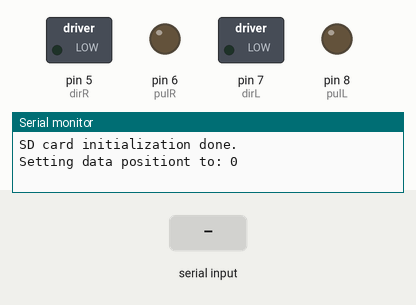
The sketch below on a simulated Arduino Uno, built with avr-gcc and run on an emulated ATmega328P. Shown: switched loads named in the sketch (green lamp = pin HIGH), output pins drawn as LEDs (lit = HIGH), the last lines printed to the serial monitor. The inputs (shaded band) are chosen by the test bench. Storage starts empty.

Above: at 1.2 s.
1.3 s: "goToAbs\n" received over Serial
At 1.7 s:
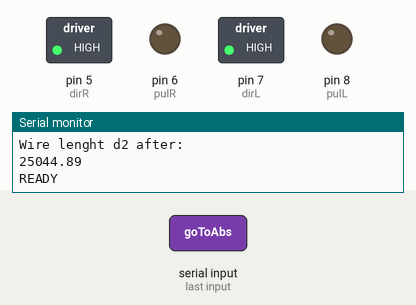
2.8 s: "rightMotor\n" received over the second serial link
4.3 s: "setZero\n" received over Serial
5.8 s: "left\n" received over the second serial link
7.3 s: "right\n" received over the second serial link
Timing chart, 0 to 9.8 s (numbered marks = the images above; inputs shaded):
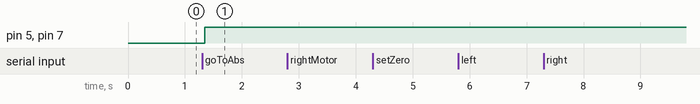

The sketch:

motors.ino
```cpp
// Config Bluetooth
// SM,3
// SR,000666098992
// C
#include <SoftwareSerial.h>
#include <math.h>

#include <SD.h>

char configFileName[] = "config.txt";
char dataFileName[] = "data.txt";
char printedFileName[] = "printed.txt";

boolean sdCardInitialized = false;
unsigned long dataFilePosition = 0;

File dataFile;
File configFile;
File printedFile;

String dataBuffer = "";
String configBuffer = "";

// Config bluetooth module pins
int bluetoothTx = 2;
int bluetoothRx = 3;
SoftwareSerial bluetooth(bluetoothTx, bluetoothRx);

// Config Motors pins
int dirL = 7;
int pulL = 8;

int dirR = 5;
int pulR = 6;

// Config buttons pins
int button1 = 0;
int button2 = 1;
int button3 = 2;
int button4 = 3;

//Config buzzer pin
int buzzer = 4;

// Delay after motor pulse high and low in microseconds
int delayHigh = 1;
int delayLow = 1;

// Canvas size
long xMax = 22500; // x max
long yMax = 11000; // y max

// Current position in mm
long currentX = 1;
long currentY = 1;

// Current wires length in mm
float currentD1 = 0.0;
float currentD2 = 0.0;

// d1 and d2 modulos
float d1Modulo = 0;
float d2Modulo = 0;

// Config serial buffer global
String serialBuffer = "";

void setup() {
  // Setup serial line
  Serial.begin(9600);  // Begin the serial monitor at 9600bps

  // Setup motor pins
  pinMode(dirL, OUTPUT);
  pinMode(pulL, OUTPUT);
  pinMode(dirR, OUTPUT);
  pinMode(pulR, OUTPUT);

  pinMode(10, OUTPUT);     // SD card reader SS pin


  bluetooth.begin(19200);  // Start bluetooth serial at 9600

    if (!SD.begin(4)) {
    Serial.println("SD card initialization failed!");
    sdCardInitialized = false;

  }
  else {
    Serial.println("SD card initialization done.");
    sdCardInitialized = true;

    // Set datafile position based on printed file
    printedFile = SD.open(printedFileName);

    dataFilePosition = printedFile.size();
    printedFile.close();
    Serial.println("Setting data positiont to: " + String(dataFilePosition));

    // Load config
    configFile = SD.open(configFileName);
    if(configFile){
      char configChar;

      //read line from file
      Serial.println("Reading config file");
      while(configFile.available() ){
        configChar = configFile.read();
        Serial.print(configChar);
        //do nat add newline to buffer
        configBuffer += configChar;
        if(configChar == '\n'){
          parseCommand(configBuffer);
          configBuffer = "";
        }
      }
      Serial.println("Closing config file");
      configFile.close();
    }
  }

  // Set triangular D1 and D2  to cartesian X0 and Y0
  setZero();

}

// Compute step length

// Motor step length in mm based on wire roll out
float currentD1StepLength(){
  return 0.3;
}

float currentD2StepLength(){
  return 0.27;
}

// X length from d1 and d2
float computeXLength(float d1, float d2){
  float y = computeYLength(d1, d2);
  float x = sqrt((d1 * d1) -(((float)yMax-y)*((float)yMax-y)));
  return x;
}

// Y length from d1 and d2
float computeYLength(float d1, float d2){
  float p = (xMax + d1 + d2) / 2;
  float h1 = (2.0 / xMax);
  float h2 = sqrt(p*(p-xMax)*(p-d1)*(p-d2));
  float h =  h1 * h2;
  float y = yMax - h;
  return  y;
}

// Rolling motors, assuming that left is up and right is down

// d1 -
void leftStepLeft() {
  digitalWrite(dirL, LOW); // Set the direction.
  digitalWrite(pulL, LOW); // Make pulse
  digitalWrite(pulL, HIGH);
  delayMicroseconds(delayHigh);
  digitalWrite(pulL, LOW);
  delayMicroseconds(delayLow);
  currentD1 = currentD1 - currentD1StepLength();
}

// d1 +
void leftStepRight() {
  digitalWrite(dirL, HIGH); // Set the direction.
  digitalWrite(pulL, LOW); // Make pulse
  digitalWrite(pulL, HIGH);
  delayMicroseconds(delayHigh);
  digitalWrite(pulL, LOW);
  delayMicroseconds(delayLow);
  currentD1 = currentD1 + currentD1StepLength();
}

// d2 -
void rightStepLeft() {
  digitalWrite(dirR, LOW); // Set the direction.
  digitalWrite(pulR, LOW); // Make pulse
  digitalWrite(pulR, HIGH);
  delayMicroseconds(delayHigh);
  digitalWrite(pulR, LOW);
  delayMicroseconds(delayLow);
  currentD2 = currentD2 - currentD2StepLength();
}


// d2 +
void rightStepRight() {
  digitalWrite(dirR, HIGH); // Set the direction.
  digitalWrite(pulR, LOW); // Make pulse
  digitalWrite(pulR, HIGH);
  delayMicroseconds(delayHigh);
  digitalWrite(pulR, LOW);
  delayMicroseconds(delayLow);
  currentD2 = currentD2 + currentD2StepLength();
}

// Compute left wire length in mm (d1) based on abs coordinates in mm
float computeLeftWireLengthFromAbs(long x, long y){
  float b1 = yMax -  y;
  float c1 = x;
  float base1 = c1*c1 + b1*b1 ;
  float d1 = sqrt(base1);
  return d1;
}

// Compute right wire length mm (d2) based on abs coordinates in mm
float computeRightWireLenghtFromAbs(long x, long y){
  float a1 = yMax - y;
  float c2 = xMax - x;
  float base2 = a1*a1 + c2*c2;
  float d2 = sqrt(base2);
  return d2;
}

// Print info
void printInfo(){
    Serial.println("Current position x and y:");
    Serial.println(currentX);
    Serial.println(currentY);
    Serial.println("Current computed position x and y:");
    Serial.println(computeXLength(currentD1, currentD2));
    Serial.println(computeYLength(currentD1, currentD2));
    Serial.println("Current d1 and d2:");
    Serial.println(currentD1);
    Serial.println(currentD2);
}

// Convert absolute cartesian coordinates to relative triangular
void goToAbs(int x, int y){
  float d1 = computeLeftWireLengthFromAbs(x, y);
  float d2 = computeRightWireLenghtFromAbs(x, y);
  Serial.println("Compute target d1 and d2: ");
  Serial.println(d1);
  Serial.println(d2);
  float deltaD1 = d1 - currentD1;
  float deltaD2 = d2 - currentD2;

  // add modulo from previous move
  deltaD1 = deltaD1 + d1Modulo;
  deltaD2 = deltaD2 + d2Modulo;

  float deltaDRatio = (float)deltaD1 / (float)deltaD2;

  // perform the move
  boolean d1Done = false;
  boolean d2Done = false;

  while(d1Done == false || d2Done == false){
    if(fabs(deltaD1) < currentD1StepLength() && d1Done == false){
      d1Modulo = deltaD1;
      d1Done = true;
      Serial.println("d1 modulo:");
      Serial.println(d1Modulo);

    }

    if(d1Done == false){
      if(deltaD1 > 0){
        deltaD1 = deltaD1 - currentD1StepLength();
        leftStepRight();
      } else {
        deltaD1 = deltaD1 + currentD1StepLength();
        leftStepLeft();
      }
    }

    if(fabs(deltaD2) < currentD2StepLength() && d2Done == false){
      d2Modulo = deltaD2;
      d2Done = true;
      Serial.println("d2 modulo:");
      Serial.println(d2Modulo);
    }

    if(d2Done == false){
      if(deltaD2 > 0){
        deltaD2 = deltaD2 - currentD2StepLength();
        rightStepRight();
      } else {
        deltaD2 = deltaD2 + currentD2StepLength();
        rightStepLeft();
      }
    }
  }
  // set current position after successfull move
  currentX = x;
  currentY = y;

  Serial.println("Wire length d1 after:");
  Serial.println(currentD1);
  Serial.println("Wire lenght d2 after:");
  Serial.println(currentD2);
}

// Set position of triangular d1 and d2 to cartesian zero
void setZero(){
  int x = 1;
  int y = 1;
  long d1 = computeLeftWireLengthFromAbs(x, y);
  long d2 = computeRightWireLenghtFromAbs(x, y);
  currentD1 = d1;
  currentD2 = d2;
}

// Parsing commands
// Expected command format 'COMMAND:ARG1:ARG2:ARG3'

void parseCommand(String commandString) {
  String delimiter = ":";

  // Command
  int commandEnd = commandString.indexOf(delimiter);
  String command = commandString.substring(0, commandEnd);
  if(commandEnd != -1){
    commandString = commandString.substring(commandEnd + 1);
  } else {
    commandString = "";
  }

  // Argument 1
  int arg1End = commandString.indexOf(delimiter);
  String arg1 = commandString.substring(0, arg1End);
  if(arg1End != -1){
    commandString = commandString.substring(arg1End + 1);
  } else {
    commandString = "";
  }
  //Serial.println(commandString);

  // Argument 2
  int arg2End = commandString.indexOf(delimiter);
  String arg2 = commandString.substring(0, arg2End);
  if(arg2End != -1){
    commandString = commandString.substring(arg2End + 1);
  } else {
    commandString = "";
  }
  //Serial.println(commandString);

  // Argument 3
  int arg3End = commandString.indexOf(delimiter);
  String arg3 = commandString.substring(0, arg3End);

  evalCommand(command, arg1, arg2, arg3);
}


// Evaluating commands = mapping commands to functions
void evalCommand(String command, String arg1, String arg2, String arg3){
  if(command == "rightMotor"){
    // arg1 = direction
    // arg2 = steps
    int steps = arg2.toInt();
    for(int i = 0; i < steps ;i++){
      if(arg1 == "left"){
        rightStepLeft();
      }
      if(arg1 == "right"){
        rightStepRight();
      }
    }
  }

  if(command == "leftMotor"){
    // arg1 = direction
    // arg2 = steps
    int steps = arg2.toInt();
    for(int i=0; i < steps; i++){
      if(arg1 == "left"){
        leftStepLeft();
      }
      if(arg1 == "right"){
        leftStepRight();
      }
    }

  }

  if(command == "setZero"){
    setZero();
    printInfo();
  }

  if(command == "goToAbs"){
    //first pass
    goToAbs(arg1.toInt(), arg2.toInt());

    Serial.println("READY");
  }

  if(command == "goToAbsAndPaint"){
    //first pass
    goToAbs(arg1.toInt(), arg2.toInt());

    bluetooth.write('p');
    bluetooth.write('a');
    bluetooth.write('i');
    bluetooth.write('n');
    bluetooth.write('t');
    bluetooth.write(':');
    bluetooth.write('\n');
    delay(1500);
    Serial.println("READY");
  }


  if(command == "info"){
    printInfo();
  }

  if(command == "wait"){
    delay(arg1.toInt());
  }

  if(command == "setCanvas"){
    xMax = arg1.toInt();
    yMax = arg2.toInt();
  }
}

void loop(){
  // Bluetooth passthrought
  // Read bluetooh
  if(bluetooth.available()){
    // Send any characters the bluetooth prints to the serial monitor
    char bluetoothChar = bluetooth.read();

    // Pass bluetooth module char to serial
    Serial.print(bluetoothChar);
  }

  // Read serial
  if(Serial.available())  // If stuff was typed in the serial monitor
  {
    // Send any characters the Serial monitor prints to the bluetooth
    char serialChar = Serial.read();

    // Pass serial char to bluetooth module
    bluetooth.print(serialChar);

    // If newline incomes on serial, parse buffer
    if(serialChar == '\n'){
      // Parse buffer to command
      parseCommand(serialBuffer);

      // Reset serial buffer
      serialBuffer = "";
    }
    else {
      serialBuffer += serialChar;
    }
  }

  if(sdCardInitialized == false){
    //Read buttons
    if(analogRead(button1) > 1000) {
      leftStepLeft();
    }

    if(analogRead(button2) > 1000) {
      leftStepRight();
    }

    if(analogRead(button3) > 1000) {
      rightStepLeft();
    }

    if(analogRead(button4) > 1000) {
      rightStepRight();
    }
  }
  else {
    dataFile = SD.open(dataFileName);
    if(dataFile){
      dataFile.seek(dataFilePosition);

      char dataChar;

      //read line from file
      while(dataFile.available() ){
        dataChar = dataFile.read();
        Serial.print(dataChar);
        //do nat add newline to buffer
        if(dataChar == '\n'){
          break;
        }
        dataBuffer += dataChar;
      }
      dataFilePosition = dataFile.position();
      dataFile.close();

      // When card is uncleanly removed dataBuffer is empty, we are not performing any actions
      if(dataBuffer != ""){
        Serial.println("SD line caught:");
        Serial.println(dataBuffer);

        // parse and eval command
        parseCommand(dataBuffer);

        // Write performed line to the log
        Serial.println("Writing log");
        printedFile = SD.open(printedFileName, FILE_WRITE);
        printedFile.print(dataBuffer);
        printedFile.print('\n');
        printedFile.close();
      }
      //release data buffer
      dataBuffer = "";
    }
  }
  // and loop forever and ever!
}
```

Measured:
- after the input at 1.3 s, pin 5 (dirR), pin 7 (dirL): LOW → HIGH after 0.05 s
